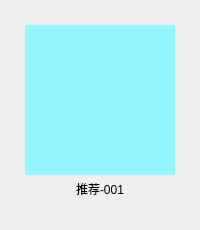
<?xml version="1.0" encoding="UTF-8"?>
<ui version="4.0">
 <class>MusicBox</class>
 <widget class="QWidget" name="MusicBox">
  <property name="geometry">
   <rect>
    <x>0</x>
    <y>0</y>
    <width>200</width>
    <height>230</height>
   </rect>
  </property>
  <property name="windowTitle">
   <string>Form</string>
  </property>
  <property name="styleSheet">
   <string notr="true">#button
{
	border: none;
}</string>
  </property>
  <widget class="QWidget" name="margin" native="true">
   <property name="geometry">
    <rect>
     <x>0</x>
     <y>0</y>
     <width>25</width>
     <height>25</height>
    </rect>
   </property>
  </widget>
  <widget class="QLabel" name="text">
   <property name="geometry">
    <rect>
     <x>0</x>
     <y>180</y>
     <width>200</width>
     <height>45</height>
    </rect>
   </property>
   <property name="text">
    <string>推荐-001</string>
   </property>
   <property name="scaledContents">
    <bool>false</bool>
   </property>
   <property name="alignment">
    <set>Qt::AlignHCenter|Qt::AlignTop</set>
   </property>
   <property name="wordWrap">
    <bool>true</bool>
   </property>
   <property name="margin">
    <number>0</number>
   </property>
  </widget>
  <widget class="QLabel" name="cover">
   <property name="geometry">
    <rect>
     <x>25</x>
     <y>25</y>
     <width>150</width>
     <height>150</height>
    </rect>
   </property>
   <property name="cursor">
    <cursorShape>PointingHandCursor</cursorShape>
   </property>
   <property name="styleSheet">
    <string notr="true">background-color:rgb(151, 247, 255);</string>
   </property>
   <property name="text">
    <string/>
   </property>
  </widget>
 </widget>
 <resources/>
 <connections/>
</ui>
